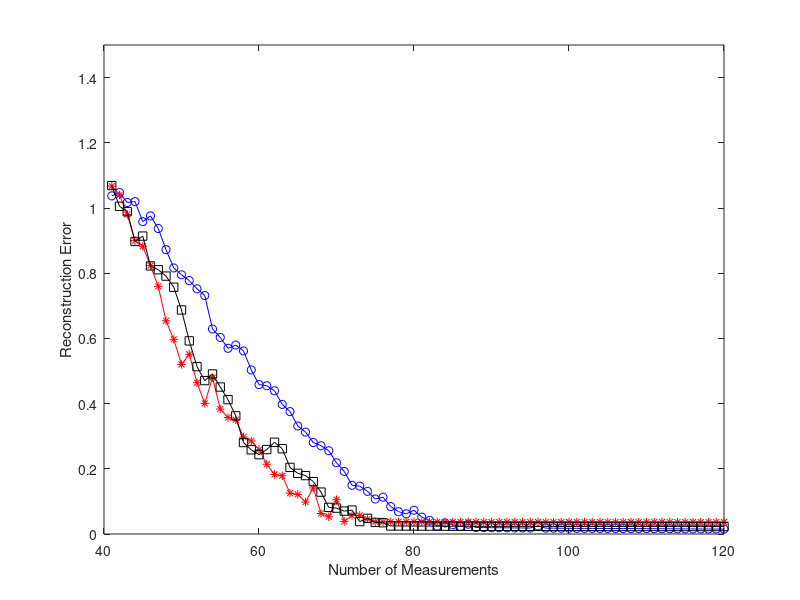

This chart was generated by the following MATLAB code: (Note: this script raises an error after producing the figure.)
%--------------------------------------------------------------
% This code generates Figure 4c of the following paper: 
% "Bayesian Compressive Sensing" (Preprint, 2007).
% The dataset used is similar to the one used in l1qc_example.m, 
% an example from l1magic. 
% Coded by: Shihao Ji, ECE, Duke University
% last change: Jan. 2, 2007
%--------------------------------------------------------------
clear all
%
load DataFig04cd_random.mat
rand_mean = mean(err);
rand_std = std(err);
load DataFig04cd_optimized.mat
opt_mean = mean(err);
opt_std = std(err);
load DataFig04cd_approx.mat
app_mean = mean(err);
app_std = std(err);
%
base = 40;
ns = 80;
dN = 1;
% plot the mean

plot(base+(1:ns)*dN,rand_mean,'b-o');
hold on;
plot(base+(1:ns)*dN,opt_mean,'r-*');
hold on;
plot(base+(1:ns)*dN,app_mean,'k-s');
xlabel('Number of Measurements'); ylabel('Reconstruction Error');
box on; axis([40,120,0,1.5]);
legend('Random','Optimized','Approx.',1);
